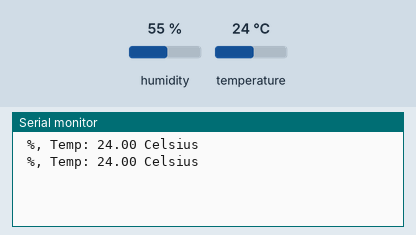
A sketch run on a simulated Arduino Uno, built with avr-gcc and run on an emulated ATmega328P. Shown: the last lines printed to the serial monitor. Inputs (shaded band) come from the test bench; at power-on: temperature 24 °C, humidity 55 %.

Above: at 2.8 s.
2.9 s: temperature set to 12 °C
At 4.6 s:
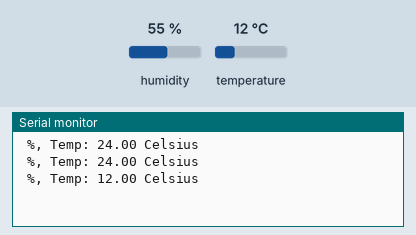
5.6 s: temperature set to 19 °C
At 7.5 s:
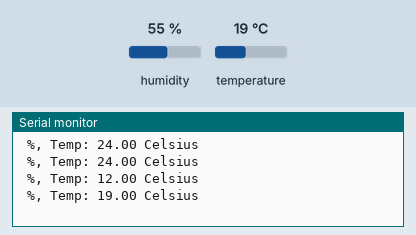
Timing chart, 0 to 9.0 s (numbered marks = the images above; inputs shaded):
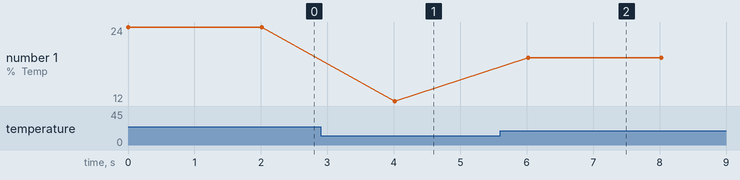

Measured:
- after the input at 2.9 s, the serial monitor: prints a new line after 1.1 s (image 1)
- after the input at 5.6 s, the serial monitor: prints a new line after 0.42 s (image 2)
- plotted number 1: 24 → 12 after the input at 2.9 s, 12 → 19 after the input at 5.6 s

The sketch:

DHT_Temperatuursensor.ino
```cpp
//Library voor de DHT temperatuursensor
#include <Adafruit_Sensor.h>
#include <DHT.h>
#include <DHT_U.h>

 //Variabelen voor de dht temperatuursensor
int dht22 = 22;
#define DHTTYPE DHT22   // DHT 22  (AM2302)
DHT dht(dht22, DHTTYPE); //// Initialize DHT sensor for normal 16mhz Arduino

int chk;
float temp; //Stores temperature value

void setup() {


//Begin voor de dht temperatuursensor
 dht.begin();
 Serial.begin(9600);

}

void loop() {


   //Leest de data uit van de dht temperatuursensor en plaatst deze in de variabelen

    temp= dht.readTemperature();

    //Print de waarden naar de console
    Serial.print(" %, Temp: ");
    Serial.print(temp);
    Serial.println(" Celsius");
    delay(2000); //Delay 2 sec.

}
```
